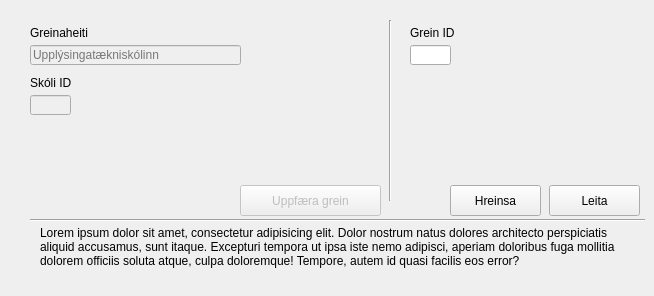
      <widget class="QWidget" name="divisionsTabUpdate">
       <attribute name="title">
        <string>Grein</string>
       </attribute>
       <widget class="QLineEdit" name="lineEdit_45">
        <property name="enabled">
         <bool>false</bool>
        </property>
        <property name="geometry">
         <rect>
          <x>30</x>
          <y>45</y>
          <width>211</width>
          <height>20</height>
         </rect>
        </property>
        <property name="focusPolicy">
         <enum>Qt::StrongFocus</enum>
        </property>
        <property name="maxLength">
         <number>75</number>
        </property>
        <property name="placeholderText">
         <string>Upplýsingatækniskólinn</string>
        </property>
       </widget>
       <widget class="Line" name="line_34">
        <property name="geometry">
         <rect>
          <x>30</x>
          <y>210</y>
          <width>615</width>
          <height>20</height>
         </rect>
        </property>
        <property name="orientation">
         <enum>Qt::Horizontal</enum>
        </property>
       </widget>
       <widget class="QLabel" name="label_133">
        <property name="geometry">
         <rect>
          <x>40</x>
          <y>226</y>
          <width>591</width>
          <height>61</height>
         </rect>
        </property>
        <property name="text">
         <string>Lorem ipsum dolor sit amet, consectetur adipisicing elit. Dolor nostrum natus dolores architecto perspiciatis aliquid accusamus, sunt itaque. Excepturi tempora ut ipsa iste nemo adipisci, aperiam doloribus fuga mollitia dolorem officiis soluta atque, culpa doloremque! Tempore, autem id quasi facilis eos error?</string>
        </property>
        <property name="textFormat">
         <enum>Qt::AutoText</enum>
        </property>
        <property name="scaledContents">
         <bool>false</bool>
        </property>
        <property name="alignment">
         <set>Qt::AlignLeading|Qt::AlignLeft|Qt::AlignTop</set>
        </property>
        <property name="wordWrap">
         <bool>true</bool>
        </property>
       </widget>
       <widget class="QPushButton" name="pushButton_29">
        <property name="enabled">
         <bool>false</bool>
        </property>
        <property name="geometry">
         <rect>
          <x>240</x>
          <y>185</y>
          <width>141</width>
          <height>31</height>
         </rect>
        </property>
        <property name="sizePolicy">
         <sizepolicy hsizetype="Minimum" vsizetype="Fixed">
          <horstretch>0</horstretch>
          <verstretch>0</verstretch>
         </sizepolicy>
        </property>
        <property name="layoutDirection">
         <enum>Qt::LeftToRight</enum>
        </property>
        <property name="autoFillBackground">
         <bool>false</bool>
        </property>
        <property name="text">
         <string>Uppfæra grein</string>
        </property>
        <property name="autoDefault">
         <bool>false</bool>
        </property>
        <property name="default">
         <bool>true</bool>
        </property>
        <property name="flat">
         <bool>false</bool>
        </property>
       </widget>
       <widget class="QLabel" name="label_134">
        <property name="geometry">
         <rect>
          <x>30</x>
          <y>20</y>
          <width>101</width>
          <height>20</height>
         </rect>
        </property>
        <property name="layoutDirection">
         <enum>Qt::LeftToRight</enum>
        </property>
        <property name="text">
         <string>Greinaheiti</string>
        </property>
        <property name="alignment">
         <set>Qt::AlignBottom|Qt::AlignLeading|Qt::AlignLeft</set>
        </property>
       </widget>
       <widget class="QLabel" name="label_135">
        <property name="geometry">
         <rect>
          <x>30</x>
          <y>70</y>
          <width>101</width>
          <height>20</height>
         </rect>
        </property>
        <property name="text">
         <string>Skóli ID</string>
        </property>
        <property name="alignment">
         <set>Qt::AlignBottom|Qt::AlignLeading|Qt::AlignLeft</set>
        </property>
       </widget>
       <widget class="QLineEdit" name="lineEdit_43">
        <property name="geometry">
         <rect>
          <x>410</x>
          <y>45</y>
          <width>41</width>
          <height>20</height>
         </rect>
        </property>
        <property name="inputMask">
         <string/>
        </property>
        <property name="text">
         <string/>
        </property>
        <property name="maxLength">
         <number>11</number>
        </property>
        <property name="placeholderText">
         <string/>
        </property>
       </widget>
       <widget class="QPushButton" name="pushButton_37">
        <property name="geometry">
         <rect>
          <x>549</x>
          <y>185</y>
          <width>91</width>
          <height>31</height>
         </rect>
        </property>
        <property name="text">
         <string>Leita</string>
        </property>
       </widget>
       <widget class="QLabel" name="label_164">
        <property name="geometry">
         <rect>
          <x>410</x>
          <y>20</y>
          <width>101</width>
          <height>20</height>
         </rect>
        </property>
        <property name="text">
         <string>Grein ID</string>
        </property>
        <property name="alignment">
         <set>Qt::AlignBottom|Qt::AlignLeading|Qt::AlignLeft</set>
        </property>
       </widget>
       <widget class="Line" name="line_42">
        <property name="geometry">
         <rect>
          <x>380</x>
          <y>20</y>
          <width>20</width>
          <height>181</height>
         </rect>
        </property>
        <property name="orientation">
         <enum>Qt::Vertical</enum>
        </property>
       </widget>
       <widget class="QLineEdit" name="lineEdit_44">
        <property name="enabled">
         <bool>false</bool>
        </property>
        <property name="geometry">
         <rect>
          <x>30</x>
          <y>95</y>
          <width>41</width>
          <height>20</height>
         </rect>
        </property>
        <property name="inputMask">
         <string/>
        </property>
        <property name="text">
         <string/>
        </property>
        <property name="maxLength">
         <number>11</number>
        </property>
        <property name="placeholderText">
         <string/>
        </property>
       </widget>
       <widget class="QPushButton" name="pushButton_45">
        <property name="geometry">
         <rect>
          <x>450</x>
          <y>185</y>
          <width>91</width>
          <height>31</height>
         </rect>
        </property>
        <property name="text">
         <string>Hreinsa</string>
        </property>
       </widget>
      </widget>
